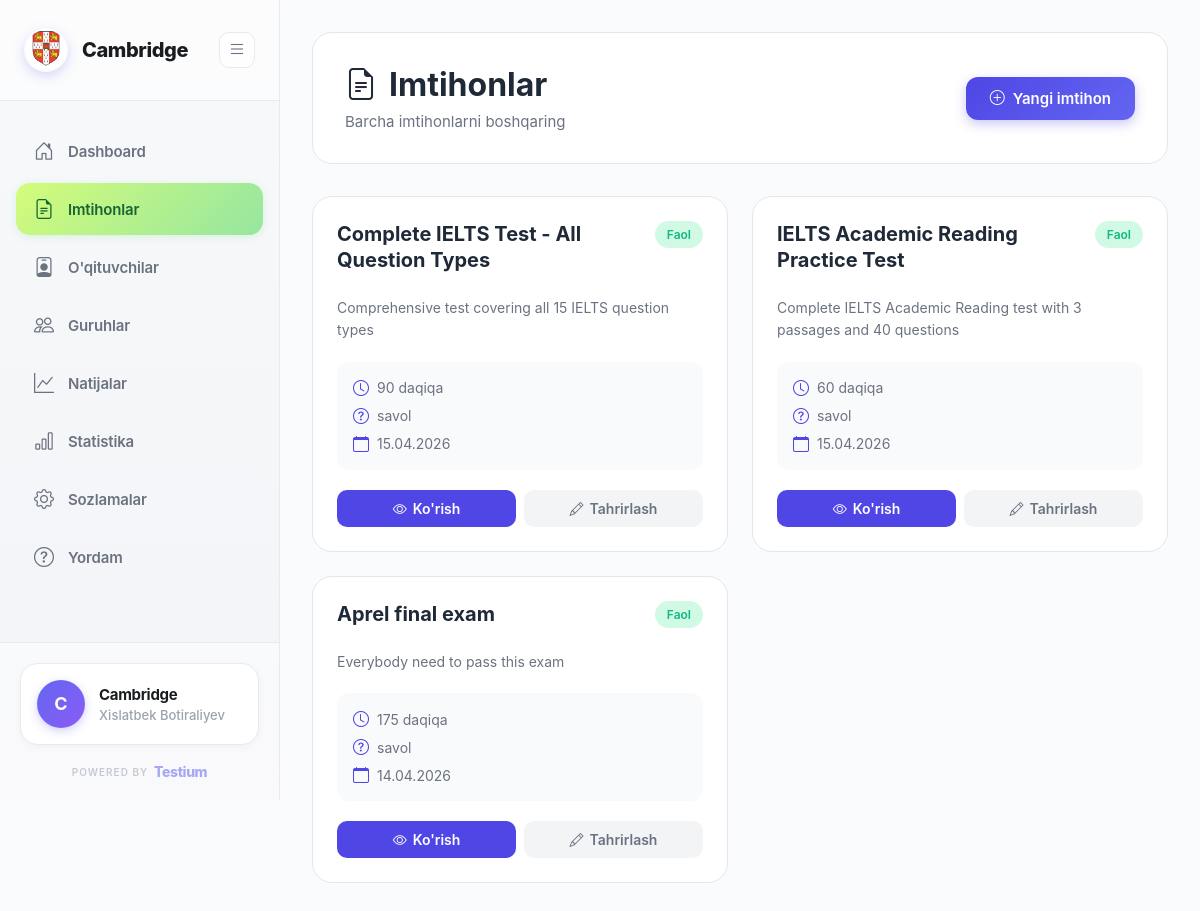
The page /exams/ (signed in) on the database its author committed.
### organizations/models.py (models this page shows, shortened)
class Organization(AbstractUser):
    full_name = models.CharField(max_length=255, default='User')
    organization_name = models.CharField(max_length=255)
    email = models.EmailField(unique=True)
    phone = models.CharField(max_length=20, unique=True)
    created_at = models.DateTimeField(auto_now_add=True)
    updated_at = models.DateTimeField(auto_now=True)
    USERNAME_FIELD = 'email'
    REQUIRED_FIELDS = ['username', 'full_name', 'organization_name']
    class Meta:
        db_table = 'organizations'
        verbose_name = 'Organization'
        verbose_name_plural = 'Organizations'

class OrganizationSettings(models.Model):
    organization = models.OneToOneField(Organization, on_delete=models.CASCADE, related_name='settings')
    logo = models.ImageField(upload_to='logos/', blank=True, null=True, verbose_name="Logo", help_text="Barcha rasm formatlari qabul qilinadi")
    primary_color = models.CharField(max_length=7, default='#4F46E5', verbose_name="Asosiy rang")
    secondary_color = models.CharField(max_length=7, default='#10b981', verbose_name="Ikkinchi rang")
    address = models.TextField(blank=True, verbose_name="Manzil")
    website = models.URLField(blank=True, verbose_name="Veb-sayt")
    telegram = models.CharField(max_length=100, blank=True, verbose_name="Telegram")
    instagram = models.CharField(max_length=100, blank=True, verbose_name="Instagram")
    facebook = models.CharField(max_length=100, blank=True, verbose_name="Facebook")
    allow_student_registration = models.BooleanField(default=True, verbose_name="Talaba ro'yxatdan o'tishiga ruxsat")
    show_leaderboard = models.BooleanField(default=True, verbose_name="Reyting jadvalini ko'rsatish")
    enable_certificates = models.BooleanField(default=True, verbose_name="Sertifikatlarni yoqish")
    email_notifications = models.BooleanField(default=True, verbose_name="Email xabarnomalar")
    telegram_notifications = models.BooleanField(default=False, verbose_name="Telegram xabarnomalar")
    telegram_bot_token = models.CharField(max_length=200, blank=True, verbose_name="Telegram bot token")
    about_text = models.TextField(blank=True, verbose_name="Biz haqimizda")
    mission = models.TextField(blank=True, verbose_name="Missiya")
    vision = models.TextField(blank=True, verbose_name="Viziya")
    created_at = models.DateTimeField(auto_now_add=True)
    updated_at = models.DateTimeField(auto_now=True)
    class Meta:
        db_table = 'organization_settings'
        verbose_name = 'Tashkilot sozlamalari'
        verbose_name_plural = 'Tashkilot sozlamalari'

### exams/models.py (models this page shows, shortened)
class Exam(models.Model):
    organization = models.ForeignKey(settings.AUTH_USER_MODEL, on_delete=models.CASCADE, related_name='exams')
    title = models.CharField(max_length=255)
    description = models.TextField(blank=True)
    duration = models.IntegerField(help_text='Duration in minutes')
    is_active = models.BooleanField(default=True)
    created_at = models.DateTimeField(auto_now_add=True)
    updated_at = models.DateTimeField(auto_now=True)
    class Meta:
        db_table = 'exams'
        ordering = ['-created_at']

### exams/views_mvt.py (the view)
@login_required
def exam_list_view(request):
    exams = Exam.objects.filter(organization=request.user).prefetch_related('sections')
    return render(request, 'exams/exam_list.html', {'exams': exams})

### organizations/context_processors.py (called while the page is built)
def organization_settings(request):
    if request.user.is_authenticated and hasattr(request.user, 'settings'):
        return {
            'org_settings': request.user.settings
        }
    return {}

### templates/exams/exam_list.html (shortened to what this page needs)
{% extends 'base.html' %}
{% block content %}
<div style="padding: 32px;">
    <div class="page-header">
        <div style="display: flex; justify-content: space-between; align-items: center; flex-wrap: wrap; gap: 16px;">
            <div>
                <h1 class="page-title">
                    <i class="bi bi-file-earmark-text"></i>
                    Imtihonlar
                </h1>
                <p class="page-subtitle">Barcha imtihonlarni boshqaring</p>
            </div>
            <a href="{% url 'exam_create' %}" class="btn-create">
                <i class="bi bi-plus-circle"></i>
                Yangi imtihon
            </a>
        </div>
    </div>
    {% if exams %}
    <div class="exams-grid">
        {% for exam in exams %}
        <div class="exam-card">
            <div class="exam-header">
                <div style="flex: 1;">
                    <h3 class="exam-title">{{ exam.title }}</h3>
                </div>
                {% if exam.is_active %}
                <span class="exam-status active">Faol</span>
                {% else %}
                <span class="exam-status inactive">Nofaol</span>
                {% endif %}
            </div>
            <p class="exam-description">{{ exam.description|default:"Tavsif yo'q" }}</p>
            <div class="exam-meta">
                <div class="meta-item">
                    <i class="bi bi-clock"></i>
                    <span>{{ exam.duration }} daqiqa</span>
                </div>
                <div class="meta-item">
                    <i class="bi bi-question-circle"></i>
                    <span>{{ exam.questions.count }} savol</span>
                </div>
                <div class="meta-item">
                    <i class="bi bi-calendar"></i>
                    <span>{{ exam.created_at|date:"d.m.Y" }}</span>
                </div>
            </div>
            <div class="exam-actions">
                <a href="{% url 'exam_detail' exam.pk %}" class="btn-action btn-view">
                    <i class="bi bi-eye"></i>
                    Ko'rish
                </a>
                <a href="{% url 'exam_edit' exam.pk %}" class="btn-action btn-edit">
                    <i class="bi bi-pencil"></i>
                    Tahrirlash
                </a>
            </div>
        </div>
        {% endfor %}
    </div>
    {% endif %}
</div>
{% endblock %}

### templates/base.html (shortened to what this page needs)
<!DOCTYPE html>
<html lang="uz">
<head>
    <link href="https://cdn.jsdelivr.net/npm/bootstrap-icons@1.10.0/font/bootstrap-icons.css" rel="stylesheet">
    {% load static %}
</head>
<body>
    {% if user.is_authenticated %}
    <div class="dashboard-layout">
        <aside class="sidebar" id="sidebar">
            <div class="sidebar-header">
                <a href="{% url 'dashboard' %}" class="logo">
                    {% if user.settings.logo %}
                    <div class="logo-icon" style="background: none; padding: 0;">
                        <img src="{{ user.settings.logo.url }}" alt="{{ user.organization_name }}" style="width: 40px; height: 40px; object-fit: cover; border-radius: 50%;">
                    </div>
                    {% else %}
                    <div class="logo-icon">
                        {{ user.organization_name|first|upper }}
                    </div>
                    {% endif %}
                    <span class="logo-text">{{ user.organization_name }}</span>
                </a>
                <button class="toggle-btn" id="toggleSidebar">
                    <i class="bi bi-list"></i>
                </button>
            </div>
            <nav class="sidebar-menu">
                <a href="{% url 'dashboard' %}" class="menu-item {% if request.resolver_match.url_name == 'dashboard' %}active{% endif %}">
                    <i class="bi bi-house-door"></i>
                    <span>Dashboard</span>
                </a>
                <a href="{% url 'exam_list' %}" class="menu-item {% if 'exam' in request.path and 'result' not in request.path %}active{% endif %}">
                    <i class="bi bi-file-earmark-text"></i>
                    <span>Imtihonlar</span>
                </a>
                <a href="{% url 'teacher_list' %}" class="menu-item {% if 'teacher' in request.path %}active{% endif %}">
                    <i class="bi bi-person-badge"></i>
                    <span>O'qituvchilar</span>
                </a>
                <a href="{% url 'group_list' %}" class="menu-item {% if 'student-group' in request.path %}active{% endif %}">
                    <i class="bi bi-people"></i>
                    <span>Guruhlar</span>
                </a>
                <a href="{% url 'results_list' %}" class="menu-item {% if request.resolver_match.url_name == 'results_list' or request.resolver_match.url_name == 'result_detail' %}active{% endif %}">
                    <i class="bi bi-graph-up"></i>
                    <span>Natijalar</span>
                </a>
                <a href="{% url 'analytics' %}" class="menu-item {% if request.resolver_match.url_name == 'analytics' %}active{% endif %}">
                    <i class="bi bi-bar-chart"></i>
                    <span>Statistika</span>
                </a>
                <a href="{% url 'settings' %}" class="menu-item {% if 'settings' in request.path %}active{% endif %}">
                    <i class="bi bi-gear"></i>
                    <span>Sozlamalar</span>
                </a>
                <a href="{% url 'support' %}" class="menu-item {% if 'support' in request.path %}active{% endif %}">
                    <i class="bi bi-question-circle"></i>
                    <span>Yordam</span>
                </a>
            </nav>
            <div class="sidebar-footer">
                <a href="#" onclick="confirmLogout(event)" class="user-profile">
                    <div class="user-avatar">
                        {{ user.organization_name|first|upper }}
                    </div>
                    <div class="user-info">
                        <div class="user-name">{{ user.organization_name }}</div>
                        <div class="user-role">{{ user.full_name }}</div>
                    </div>
                </a>
                <div class="powered-by">
                    <a href="https://testium.uz" target="_blank" class="powered-link">
                        <span class="powered-label">POWERED BY</span>
                        <span class="powered-brand">Testium</span>
                    </a>
                </div>
            </div>
        </aside>
        <main class="main-content">
            {% block content %}{% endblock %}
        </main>
    </div>
    {% endif %}
</body>
</html>

### templates/exams/exam_list.html (style rules this page uses)
.page-header { background: white; padding: 32px; border-radius: 20px; margin-bottom: 32px; border: 1px solid #e5e7eb; }
.page-title { font-size: 32px; font-weight: 700; color: #1f2937; margin-bottom: 8px; display: flex; align-items: center; gap: 12px; }
.page-subtitle { font-size: 15px; color: #6b7280; }
.btn-create { padding: 12px 24px; border-radius: 12px; border: none; font-size: 15px; font-weight: 600; cursor: pointer; transition: all 0.2s ease; display: inline-flex; align-items: center; gap: 8px; text-decoration: none; background: linear-gradient(135deg, #4F46E5, #6366F1); color: white; box-shadow: 0 4px 12px rgba(79, 70, 229, 0.3); }
.exams-grid { display: grid; grid-template-columns: repeat(auto-fill, minmax(350px, 1fr)); gap: 24px; }
.exam-card { background: white; border-radius: 20px; padding: 24px; border: 1px solid #e5e7eb; transition: all 0.3s ease; position: relative; overflow: hidden; }
.exam-card::before { content: ''; position: absolute; top: 0; left: 0; right: 0; height: 4px; background: linear-gradient(90deg, #4F46E5, #6366F1); opacity: 0; transition: opacity 0.3s ease; }
.exam-header { display: flex; justify-content: space-between; align-items: start; margin-bottom: 16px; }
.exam-title { font-size: 20px; font-weight: 700; color: #1f2937; margin-bottom: 8px; line-height: 1.3; }
.exam-status { padding: 6px 12px; border-radius: 50px; font-size: 12px; font-weight: 600; flex-shrink: 0; }
.exam-status.active { background: #d1fae5; color: #10b981; }
.exam-description { font-size: 14px; color: #6b7280; line-height: 1.6; margin-bottom: 20px; display: -webkit-box; -webkit-line-clamp: 2; -webkit-box-orient: vertical; overflow: hidden; }
.exam-meta { display: flex; flex-direction: column; gap: 8px; margin-bottom: 20px; padding: 16px; background: #f9fafb; border-radius: 12px; }
.meta-item { display: flex; align-items: center; gap: 8px; font-size: 14px; color: #6b7280; }
.meta-item i { font-size: 16px; color: #4F46E5; }
.exam-actions { display: flex; gap: 8px; }
.btn-action { flex: 1; padding: 10px 16px; border-radius: 10px; border: none; font-size: 14px; font-weight: 600; cursor: pointer; transition: all 0.2s ease; display: flex; align-items: center; justify-content: center; gap: 6px; text-decoration: none; }
.btn-view { background: #4F46E5; color: white; }
.btn-edit { background: #f3f4f6; color: #6b7280; }

### rows shown on the page
Organization: settings.logo (picture), organization_name "Cambridge", organization_name|first "C", full_name "Xislatbek Botiraliyev"
Exam: title "Complete IELTS Test - All Question Types", is_active "Faol", description "Comprehensive test covering all 15 IELTS question types", duration "90", created_at "15.04.2026"
Exam: title "IELTS Academic Reading Practice Test", is_active "Faol", description "Complete IELTS Academic Reading test with 3 passages and 40 questions", duration "60", created_at "15.04.2026"
Exam: title "Aprel final exam", is_active "Faol", description "Everybody need to pass this exam", duration "175", created_at "14.04.2026"
